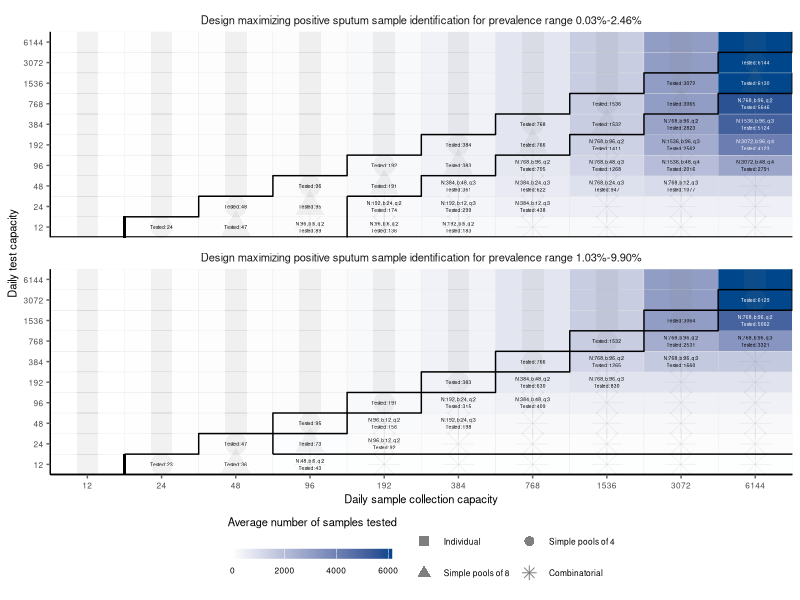
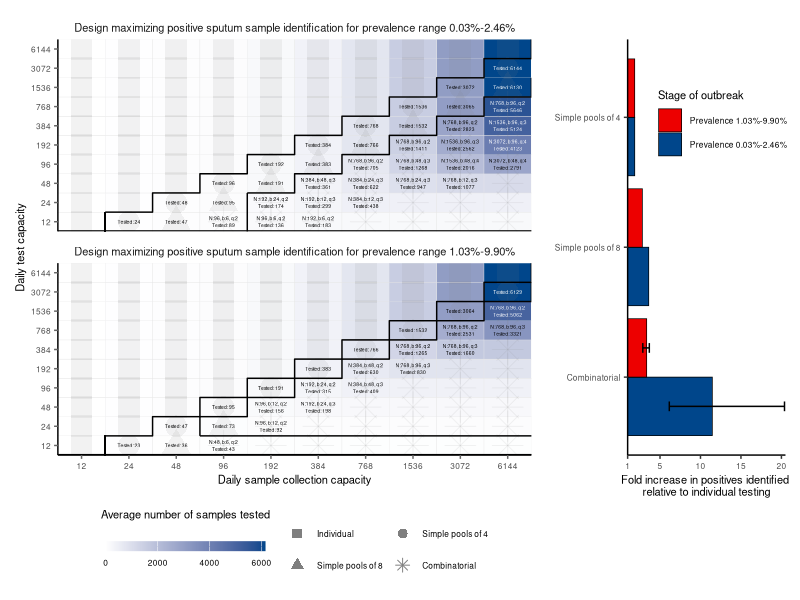
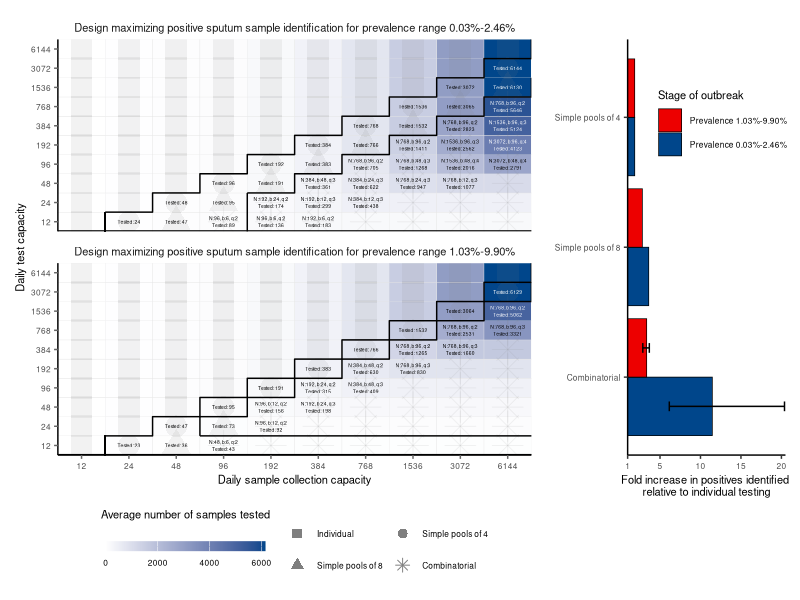

Write R code to recreate these figures, in order.
library(ggplot2)
library(tidyverse)
library(patchwork)
library(ggsci)

setwd("~/Documents/GitHub/covid19-group-tests/code/plots/figS8/")

## Early phase
dat <- read_csv(file = "summary.resource_t0-40_t1-90.csv")
dat$`Average samples tested per day` <- floor(dat$`Design samples`*dat$`Design runs per day`)
dat <- dat %>% 
  mutate(version = ifelse(`Design sample split`== 1, 
                          ifelse(`Design pools` == 1, "Simple", "Individual"),
                          "Combinatorial"))
dat1 <- dat

dat$`Test budget` <- as.factor(dat$`Test budget`)
dat$`Sample budget` <- as.factor(dat$`Sample budget`)
dat$label <- paste0("N:",dat$`Design samples`,", ",
                    "b:",dat$`Design pools`,", ",
                    "q:",dat$`Design sample split`,"\n",
                    #"Runs: ", round(dat$`Design runs per day`, 1))
                    "Tested: ", floor(dat$`Design runs per day` * dat$`Design samples`))

dat <- dat %>% mutate(label1 = ifelse(version =="Combinatorial", label, 
                                      ifelse(version == "Simple", paste0("Tested: ", 
                                                                         floor(dat$`Design runs per day` * dat$`Design samples`)),NA)))

#dat <- dat %>% mutate(`Design effectiveness` = ifelse(version == "Combinatorial", `Design effectiveness`, NA))

indiv_test_boundary <- dat %>% 
  filter((version == "Individual" & `Test budget` == `Design samples`)) %>%
  mutate(i=n())

simple_pool_boundary <- dat %>% 
  filter(version == "Simple") %>%
  filter(`Design samples` == 8 & as.numeric(`Sample budget`) > 3)

simple_pool_boundary$title <- "Design maximizing positive sputum sample identification for prevalence range 0.03%-2.46%"

dat <- dat %>% mutate(version = ifelse(version == "Simple", paste0("Simple pools of ", `Design samples`), version))
dat <- dat %>% group_by(`Test budget`) %>% mutate(label1=ifelse(label1==lag(label1, 1) & version == "Combinatorial", NA,label1))
dat$version <- factor(dat$version, levels=c("Individual","Simple pools of 4",
                                            "Simple pools of 8", "Simple pools of 16",
                                            "Combinatorial"))
dat$title  <- "Design maximizing positive sputum sample identification for prevalence range 0.03%-2.46%"



## Late phase
dat_later <- read_csv(file = "summary.resource_t0-80_t1-108.csv")
dat_later$`Average samples tested per day` <- floor(dat_later$`Design samples`*dat_later$`Design runs per day`)
dat_later <- dat_later %>% 
  mutate(version = ifelse(`Design sample split`== 1, 
                          ifelse(`Design pools` == 1, "Simple", "Individual"),
                          "Combinatorial"))
dat_later1 <- dat_later

dat_later$`Test budget` <- as.factor(dat_later$`Test budget`)
dat_later$`Sample budget` <- as.factor(dat_later$`Sample budget`)
dat_later$label <- paste0("N:",dat_later$`Design samples`,", ",
                          "b:",dat_later$`Design pools`,", ",
                          "q:",dat_later$`Design sample split`,"\n",
                          #"Runs: ", round(dat_later$`Design runs per day`, 1))
                          "Tested: ", floor(dat_later$`Design runs per day` * dat_later$`Design samples`))

dat_later <- dat_later %>% mutate(label1 = ifelse(version =="Combinatorial", label, 
                                                  ifelse(version == "Simple", paste0("Tested: ", 
                                                                                     floor(dat_later$`Design runs per day` * dat_later$`Design samples`)),NA)))

simple_pool_boundary_later <- dat_later %>% 
  filter(version == "Simple") %>%
  filter(`Design samples` == 4 & as.numeric(`Sample budget`) > 2)


dat_later <- dat_later %>% mutate(version = ifelse(version == "Simple", paste0("Simple pools of ", `Design samples`), version))
dat_later <- dat_later %>% group_by(`Test budget`) %>% mutate(label1=ifelse(label1==lag(label1, 1) & version == "Combinatorial", NA,label1))
dat_later$version <- factor(dat_later$version, levels=c("Individual","Simple pools of 4",
                                                        "Simple pools of 8", "Simple pools of 16",
                                                        "Combinatorial"))
dat_later$title  <- "Design maximizing positive sputum sample identification for prevalence range 1.03%-9.90%"


simple_pool_boundary_later$title <- "Design maximizing positive sputum sample identification for prevalence range 1.03%-9.90%"


dat_all <- bind_rows(dat, dat_later)

line_segments <- data.frame(x=4.5,xend=4.5,y=0.5,yend=2.5,
      title="Design maximizing positive sputum sample identification for prevalence range 0.03%-2.46%")
line_segments_bot <- data.frame(x=3.5,xend=3.5,y=1.5,yend=2.5,
                                      title="Design maximizing positive sputum sample identification for prevalence range 1.03%-9.90%")
line_segments_bot_horiz <- data.frame(x=3.5,xend=10.5,y=1.5,yend=1.5,
                                title="Design maximizing positive sputum sample identification for prevalence range 1.03%-9.90%")



p1 <- ggplot(dat_all) + 
  geom_tile(aes(y=`Test budget`, x=`Sample budget`,
                fill=`Average samples tested per day`),col="grey90") +
  geom_point(aes(y=`Test budget`, x=`Sample budget`,
                 shape=`version`),size=7,col="grey50",alpha=0.1) +
  geom_text(aes(y=`Test budget`, x=`Sample budget`,
                label=label1,col=`Average samples tested per day` > 3500),size=1.25) +
  geom_step(data=indiv_test_boundary,
            mapping=aes(x=`Sample budget`,y=`Test budget`,group=1),
            position = position_nudge(y = 0.5,x=0.5),size=0.5, col="black") +
  geom_segment(data=line_segments, aes(x=x,xend=xend,y=y,yend=yend),size=0.5,col="black") +
  geom_segment(data=line_segments_bot_horiz, aes(x=x,xend=xend,y=y,yend=yend),size=0.5,col="black") +
  geom_segment(data=line_segments_bot, aes(x=x,xend=xend,y=y,yend=yend),size=0.5,col="black") +
  geom_segment(x=1.5,xend=1.5,y=0,yend=1.5, size=0.5, col="black") +
  geom_hline(yintercept=0.5,col="black",size=0.75) +
  geom_step(data=simple_pool_boundary,
            mapping=aes(x=`Sample budget`,y=`Test budget`,group=1),
            position = position_nudge(y = 0.5,x=0.5),size=0.5, col="black") +
  geom_step(data=simple_pool_boundary_later,
            mapping=aes(x=`Sample budget`,y=`Test budget`,group=1),
            position = position_nudge(y = 0.5,x=0.5),size=0.5, col="black") +
  scale_x_discrete(expand=c(0,0))+
  scale_y_discrete(expand=c(0,0)) +
  scale_color_manual(values=c("black","white"),guide="none") +
  scale_fill_continuous(low="white", high="#00468BFF",
                        limits=c(0,6144),
                        guide=guide_colorbar(direction="horizontal",
                                             title.position = "top",
                                             title.hjust = 0.5,
                                             title.vjust=5,
                                             ticks=FALSE,
                                             title="Average number of samples tested",
                                             barheight=0.5,barwidth=8,frame.color="grey40",
                                             order=1),
                        na.value="white") +
  scale_shape_manual(values=c(15,16,17,8,18),
                     guide=guide_legend(title=NULL,#"Testing strategy",
                                        title.position="bottom",
                                        title.hjust=0.5,
                                        nrow=2,byrow=TRUE,
                                        order=0,
                                        override.aes = list(size=3,alpha=1))) +
  guides() +
  ylab("Daily test capacity") +
  xlab("Daily sample collection capacity") +
  theme_classic() +
  theme(panel.grid=element_blank(),
        legend.position="bottom",
        plot.title=element_text(hjust=0.5,size=8),
        axis.ticks = element_line(color="grey40"),
        axis.text=element_text(size=6),
        #axis.text.x=element_blank(), 
        #axis.ticks.x=element_blank(),
        #axis.title.x=element_blank(),
        axis.title=element_text(size=8),
        legend.title = element_text(size=8),
        legend.text = element_text(size=6),
        legend.spacing.x = unit(0.1, 'pt'),
        strip.background = element_blank(),
        strip.text=element_text(size=8),
        plot.tag = element_text(vjust=-1)) +
  facet_wrap(~title,ncol=1)
p1


summary_dat <- dat1 %>% 
  filter(version != "Individual") %>%
  mutate(version2 = ifelse(version == "Simple", paste0("Simple pools of ", `Design samples`),
                           "Combinatorial")) %>%
  #mutate(version3 = ifelse(version2 == "Combinatorial", 
  #                         ifelse(`Design sample split` == 2, "Combinatorial q=2", "Combinatorial q=3 or 4"),version2)) %>%
  group_by(version2) %>%
  summarize(mean_effectiveness=mean(`Design effectiveness`),
            min_effectiveness=min(`Design effectiveness`),
            max_effectiveness=max(`Design effectiveness`)) %>%
  mutate(min_effectiveness = ifelse(version2 == "Combinatorial", min_effectiveness, NA),
         max_effectiveness = ifelse(version2 == "Combinatorial", max_effectiveness, NA))
summary_dat$version2 <- factor(summary_dat$version2, 
                               #              levels=rev(c("Simple pools of 4","Simple pools of 8","Combinatorial q=2",
                               #                          "Combinatorial q=3 or 4")))
                               levels = rev(c("Simple pools of 4","Simple pools of 8","Combinatorial")))

summary_dat$`Stage of outbreak` <- "Prevalence 0.03%-2.46%"

summary_dat_later <- dat_later1 %>% 
  filter(version != "Individual") %>%
  mutate(version2 = ifelse(version == "Simple", paste0("Simple pools of ", `Design samples`),
                           "Combinatorial")) %>%
  #mutate(version3 = ifelse(version2 == "Combinatorial", 
  #                         ifelse(`Design sample split` == 2, "Combinatorial q=2", "Combinatorial q=3 or 4"),version2)) %>%
  group_by(version2)  %>%
  summarize(mean_effectiveness=mean(`Design effectiveness`),
            min_effectiveness=min(`Design effectiveness`),
            max_effectiveness=max(`Design effectiveness`)) %>%
  mutate(min_effectiveness = ifelse(version2 == "Combinatorial", min_effectiveness, NA),
         max_effectiveness = ifelse(version2 == "Combinatorial", max_effectiveness, NA))
summary_dat_later$version2 <-  factor(summary_dat_later$version2, 
                                      #levels=rev(c("Simple pools of 4","Simple pools of 8","Combinatorial q=2",
                                      #             "Combinatorial q=3 or 4")))
                                      levels = rev(c("Simple pools of 4","Simple pools of 8","Combinatorial")))
summary_dat_later$`Stage of outbreak` <- "Prevalence 1.03%-9.90%"
summary_dat_all <- bind_rows(summary_dat, summary_dat_later)

summary_dat_all$`Stage of outbreak` <- factor(summary_dat_all$`Stage of outbreak`,
                                              levels=rev(c("Prevalence 1.03%-9.90%","Prevalence 0.03%-2.46%")))


p3 <- ggplot(summary_dat_all %>% filter(version2 != "Simple pools of 16"), aes(y=version2)) + 
  geom_bar(aes(x=mean_effectiveness,fill=`Stage of outbreak`),stat="identity",col="black",size=0.25,
           position=position_dodge()) +
  geom_errorbar(aes(xmin=min_effectiveness,xmax=max_effectiveness,group=`Stage of outbreak`),
                width=0.15,position=position_dodge(.9)) +
  coord_cartesian(xlim=c(1,20.5)) +
  scale_x_continuous(breaks=c(1,seq(5,20.5,by=5)),expand=c(0,0)) +
  scale_fill_lancet(guide = guide_legend(reverse = TRUE))+
  ylab("") +
  #xlab("Effectiveness relative to individual testing") +
  xlab("Fold increase in positives identified \nrelative to individual testing") +
  theme_classic() +
  theme(axis.text=element_text(size=6),
        axis.title=element_text(size=8),
        plot.title=element_text(hjust=0.5,size=8),
        legend.title=element_text(size=8),
        legend.text=element_text(size=6),
        legend.position = c(0.6,0.8),
        plot.margin = margin(0,5,0,-5))

p_main <- (p1 | p3) + plot_layout(widths=c(3,1))

ggsave("figS8.png",p_main, height=8,width=8,units="in")
ggsave("figS8.pdf",p_main, height=8,width=8,units="in")
